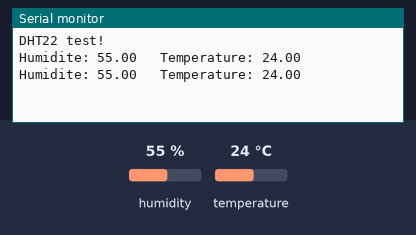
Simulated run of this sketch. Board: Arduino Uno, built with avr-gcc and run on an emulated ATmega328P. On the bench: the last lines printed to the serial monitor. Inputs (shaded band) come from the test bench; at power-on: humidity 55 %, temperature 24 °C.

Above: at 10.8 s.
10.9 s: humidity set to 22 %
At 16.1 s:
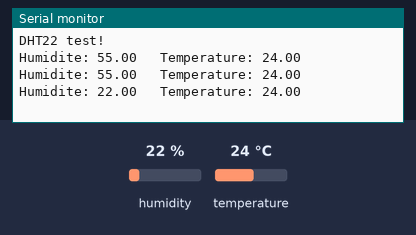
18.4 s: temperature set to 12 °C
At 21.3 s:
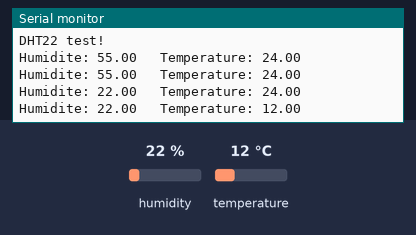
25.9 s: humidity set to 40 %
At 30.6 s:
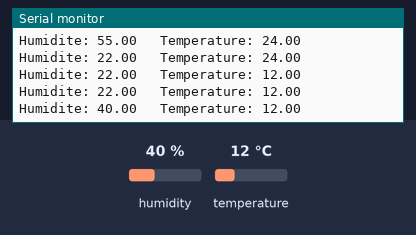
Timing chart, 0 to 32.1 s (numbered marks = the images above; inputs shaded):
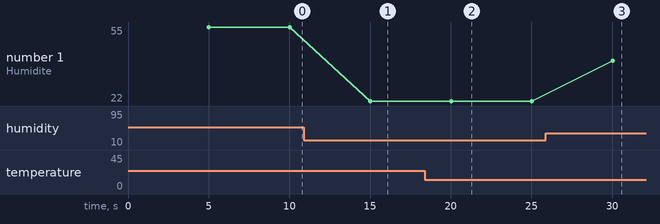

The sketch:

code_001.ino
```cpp
// Basé sur le code de LadyAda traduit et modifie par moi, domaine public
#include "DHT.h"
#define DHTPIN 8 // broche ou l'on a branche le capteur
// de-commenter le capteur utilise
//#define DHTTYPE DHT11 // DHT 11
#define DHTTYPE DHT22 // DHT 22 (AM2302)
//#define DHTTYPE DHT21 // DHT 21 (AM2301)
DHT dht(DHTPIN, DHTTYPE);//déclaration du capteur

void setup()
{
 Serial.begin(9600);
 Serial.println("DHT22 test!");
 dht.begin();
}
void loop()
{
 delay(5000);

 // La lecture du capteur prend 250ms
 // Les valeurs lues peuvet etre vieilles de jusqu'a 2 secondes (le capteur est lent)
 float h = dht.readHumidity();//on lit l'hygrometrie
 float t = dht.readTemperature();//on lit la temperature en celsius (par defaut)

 //On verifie si la lecture a echoue, si oui on quitte la boucle pour recommencer.
 if (isnan(h) || isnan(t))
 {
   Serial.println("Failed to read from DHT sensor!");
   return;
 }

 // Calcul de l'indice de temperature en Celsius
 float hic = dht.computeHeatIndex(t, h, false);

 //Affichages :
 Serial.print("Humidite: ");
 Serial.print(h);
 Serial.print(" \t");
 Serial.print("Temperature: ");
 Serial.print(t);
 //Serial.print(" *C ");
 Serial.println();
}
```

Measured:
- after the input at 10.9 s, the serial monitor: prints a new line after 4.1 s (image 1)
- after the input at 18.4 s, the serial monitor: prints a new line after 1.6 s (image 2)
- after the input at 25.9 s, the serial monitor: prints a new line after 4.1 s (image 3)
- plotted number 1: 55 → 22 after the input at 10.9 s, 22 → 40 after the input at 25.9 s
